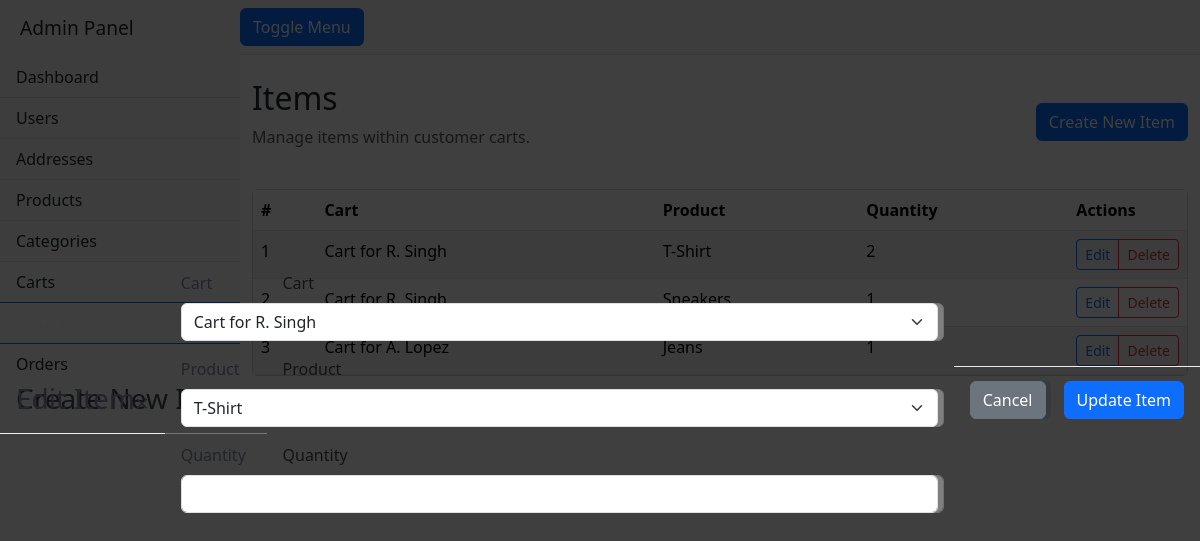
Page /old/items.php on the committed database.
### tables this page shows
CREATE TABLE `items` (
  `id` int(11) NOT NULL AUTO_INCREMENT,
  `cart_id` int(11) NOT NULL,
  `product_id` int(11) NOT NULL,
  `quantity` int(11) NOT NULL,
  PRIMARY KEY (`id`),
  KEY `cart_id` (`cart_id`),
  KEY `product_id` (`product_id`),
  CONSTRAINT `items_ibfk_1` FOREIGN KEY (`cart_id`) REFERENCES `carts` (`id`) ON DELETE CASCADE,
  CONSTRAINT `items_ibfk_2` FOREIGN KEY (`product_id`) REFERENCES `products` (`id`)
);

CREATE TABLE `users` (
  `id` int(11) NOT NULL AUTO_INCREMENT,
  `name` varchar(255) NOT NULL,
  `email` varchar(255) NOT NULL,
  `password` varchar(255) NOT NULL,
  `role` varchar(50) NOT NULL DEFAULT 'user',
  `phone_number` varchar(50) DEFAULT NULL,
  PRIMARY KEY (`id`),
  UNIQUE KEY `email` (`email`)
);

CREATE TABLE `products` (
  `id` int(11) NOT NULL AUTO_INCREMENT,
  `category_id` int(11) NOT NULL,
  `name` varchar(255) NOT NULL,
  `description` text DEFAULT NULL,
  `color` varchar(50) DEFAULT NULL,
  `size` varchar(50) DEFAULT NULL,
  `price` decimal(10,2) NOT NULL,
  `discount_price` decimal(10,2) DEFAULT NULL,
  PRIMARY KEY (`id`),
  KEY `category_id` (`category_id`),
  CONSTRAINT `products_ibfk_1` FOREIGN KEY (`category_id`) REFERENCES `categories` (`id`)
);

### old/items.php (the view, shortened to what this page needs)
<?php
require __DIR__ . '/partials/header.php';
require __DIR__ . '/partials/sidebar.php';
require __DIR__ . '/db.php';
$items_query = $conn->query("SELECT i.id, i.quantity, i.cart_id, i.product_id, u.name as user_name, p.name as product_name FROM items i JOIN carts c ON i.cart_id = c.id JOIN users u ON c.user_id = u.id JOIN products p ON i.product_id = p.id");
$items = [];
while ($row = $items_query->fetch_assoc()) {
    $items[] = $row;
}
$carts_query = $conn->query("SELECT c.id, u.name as user_name FROM carts c JOIN users u ON c.user_id = u.id");
$carts = [];
while ($row = $carts_query->fetch_assoc()) {
    $carts[$row['id']] = 'Cart for ' . $row['user_name'];
}
$products_query = $conn->query("SELECT id, name FROM products");
$products = [];
while ($row = $products_query->fetch_assoc()) {
    $products[$row['id']] = $row['name'];
}
?>
<div class="container-fluid py-4">
    <div class="row">
        <div class="col-12">
            <div class="page-header d-flex justify-content-between align-items-center mb-4">
                <div>
                    <h1 class="h2">Items</h1>
                    <p class="text-muted">Manage items within customer carts.</p>
                </div>
                <label for="modal-create" class="btn btn-primary">Create New Item</label>
            </div>
        </div>
    </div>
    <div class="row">
        <div class="col-12">
            <div class="card">
                <div class="table-wrap">
                    <table class="table table-striped table-hover mb-0">
                        <thead>
                            <tr>
                                <th>#</th>
                                <th>Cart</th>
                                <th>Product</th>
                                <th>Quantity</th>
                                <th style="width:1%">Actions</th>
                            </tr>
                        </thead>
                        <tbody>
                            <?php foreach ($items as $i => $item): ?>
                                <tr>
                                    <td><?= $i + 1 ?></td>
                                    <td><?= htmlspecialchars('Cart for ' . $item['user_name']) ?></td>
                                    <td><?= htmlspecialchars($item['product_name']) ?></td>
                                    <td><?= htmlspecialchars($item['quantity']) ?></td>
                                    <td>
                                        <div class="btn-group">
                                            <label for="modal-edit" class="btn btn-sm btn-outline-primary"
                                                onclick='editItem(<?= json_encode($item) ?>)'>Edit</label>
                                            <a href="?delete=<?= $item['id'] ?>" class="btn btn-sm btn-outline-danger"
                                               onclick="return confirm('Are you sure you want to delete this item?');">Delete</a>
                                        </div>
                                    </td>
                                </tr>
                            <?php endforeach; ?>
                        </tbody>
                    </table>
                </div>
            </div>
        </div>
    </div>
</div>
<div class="modal d-flex" role="dialog" aria-modal="true" aria-labelledby="modal-title-create">
    <div class="modal-header">
        <div class="modal-title-row">
            <h3 id="modal-title-create">Create New Item</h3>
        </div>
        <label for="modal-create" class="modal-close" aria-label="Close">×</label>
    </div>
    <form id="create-item-form" class="modal-body form" method="post" action="#">
        <div class="row">
            <div class="col-12 mb-3">
                <label class="form-label">Cart</label>
            </div>
            <div class="col-12 mb-3">
                <label class="form-label">Product</label>
            </div>
            <div class="col-12 mb-3">
                <label class="form-label">Quantity</label>
            </div>
        </div>
    </form>
    <div class="modal-footer">
        <label for="modal-create" class="btn btn-secondary">Cancel</label>
        <button class="btn btn-primary" type="submit" form="create-item-form">Create Item</button>
    </div>
</div>
<div class="modal d-flex" role="dialog" aria-modal="true" aria-labelledby="modal-title-edit">
    <div class="modal-header">
        <div class="modal-title-row">
            <h3 id="modal-title-edit">Edit Item</h3>
        </div>
        <label for="modal-edit" class="modal-close" aria-label="Close">×</label>
    </div>
    <form id="edit-item-form" class="modal-body form" method="post" action="#">
        <div class="row">
            <div class="col-12 mb-3">
                <label class="form-label">Cart</label>
                <select class="form-select" name="cart_id" id="edit-cart-id" required>
                    <?php foreach ($carts as $id => $name): ?>
                        <option value="<?= $id ?>"><?= htmlspecialchars($name) ?></option>
                    <?php endforeach; ?>
                </select>
            </div>
            <div class="col-12 mb-3">
                <label class="form-label">Product</label>
                <select class="form-select" name="product_id" id="edit-product-id" required>
                    <?php foreach ($products as $id => $name): ?>
                        <option value="<?= $id ?>"><?= htmlspecialchars($name) ?></option>
                    <?php endforeach; ?>
                </select>
            </div>
            <div class="col-12 mb-3">
                <label class="form-label">Quantity</label>
                <input type="number" class="form-control" name="quantity" id="edit-quantity" min="1" required>
            </div>
        </div>
    </form>
    <div class="modal-footer">
        <label for="modal-edit" class="btn btn-secondary">Cancel</label>
        <button class="btn btn-primary" type="submit" form="edit-item-form">Update Item</button>
    </div>
</div>
<?php
require __DIR__ . '/partials/footer.php';
?>

### old/assets/css/style.css (style rules this page uses)
body { overflow-x: hidden; }
.modal { position: fixed; top: 0; left: 0; width: 100%; height: 100%; display: none; align-items: center; justify-content: center; background-color: rgba(0, 0, 0, 0.5); z-index: 1000; }
.modal-header { display: flex; justify-content: space-between; align-items: center; padding-bottom: 10px; border-bottom: 1px solid #eee; }
.modal-footer { display: flex; justify-content: flex-end; gap: 10px; padding-top: 10px; border-top: 1px solid #eee; }
.modal-close { cursor: pointer; font-size: 1.5rem; }

### rows in the picture
items: users.name "Cart for R. Singh", product.name "T-Shirt", quantity "2"
items: users.name "Cart for R. Singh", product.name "Sneakers", quantity "1"
items: users.name "Cart for A. Lopez", product.name "Jeans", quantity "1"

### other values in the picture
form field cart_id "Cart for R. Singh"
form field product_id "T-Shirt"
